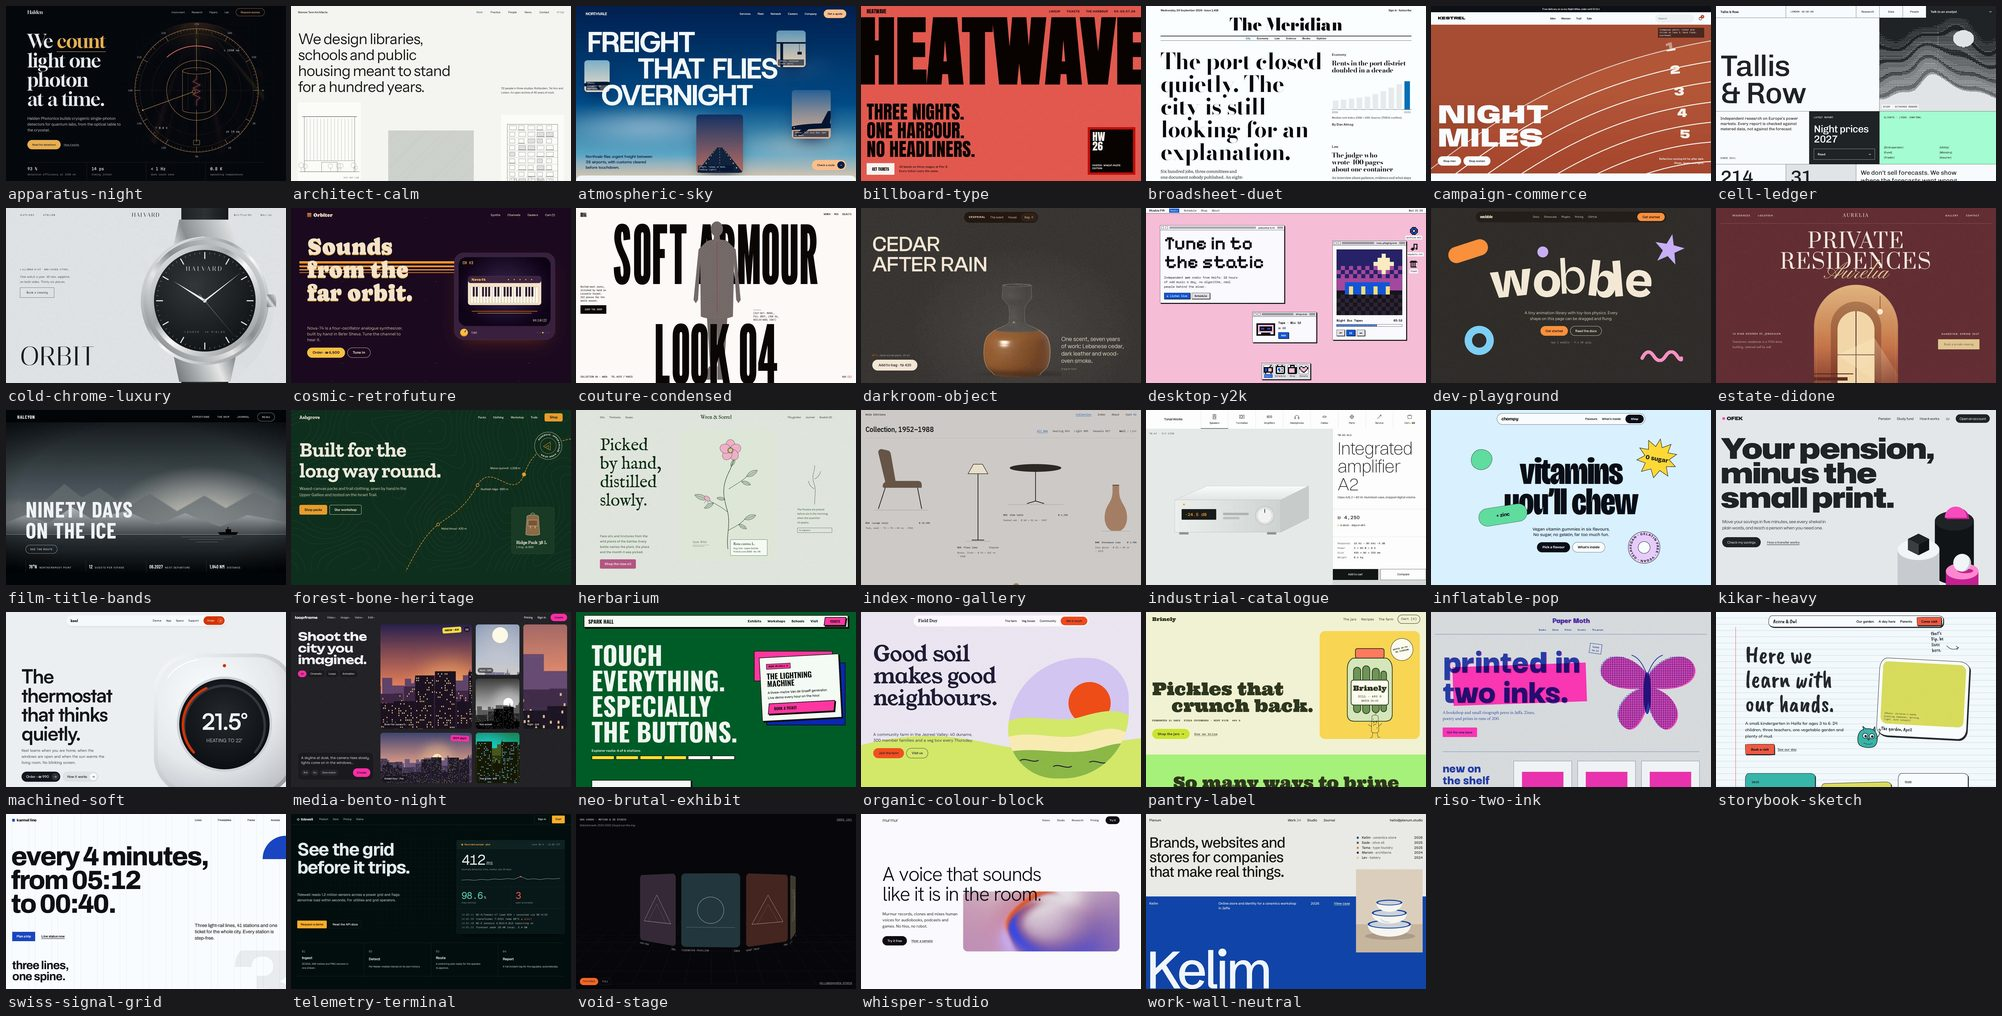

Write Python code to recreate this figure.
# Regenerate _montage.jpg / _montage.rtl.jpg from the specimen shots: python3 _montage.py
import os, glob
from PIL import Image, ImageDraw, ImageFont
here = os.path.dirname(os.path.abspath(__file__))
slugs = sorted(f[:-5] for f in os.listdir(here) if f.endswith('.html') and not f.startswith('_') and f != 'index.html')
font = ImageFont.truetype('/usr/share/fonts/truetype/dejavu/DejaVuSansMono.ttf', 15)
COLS, TW, TH, M, G, LAB = 7, 280, 175, 6, 5, 27
rows = -(-len(slugs) // COLS)
for suffix, out in (('.jpg', '_montage.jpg'), ('.rtl.jpg', '_montage.rtl.jpg')):
    W = M * 2 + COLS * TW + (COLS - 1) * G; H = M + rows * (TH + LAB)
    im = Image.new('RGB', (W, H), (25, 25, 27)); d = ImageDraw.Draw(im)
    for i, s in enumerate(slugs):
        x = M + (i % COLS) * (TW + G); y = M + (i // COLS) * (TH + LAB)
        p = os.path.join(here, s + suffix)
        if os.path.exists(p): im.paste(Image.open(p).convert('RGB').resize((TW, TH), Image.LANCZOS), (x, y))
        d.text((x + 2, y + TH + 4), s, font=font, fill=(228, 228, 230))
    im.save(os.path.join(here, out), quality=82)
    print(out, im.size, len(slugs))
